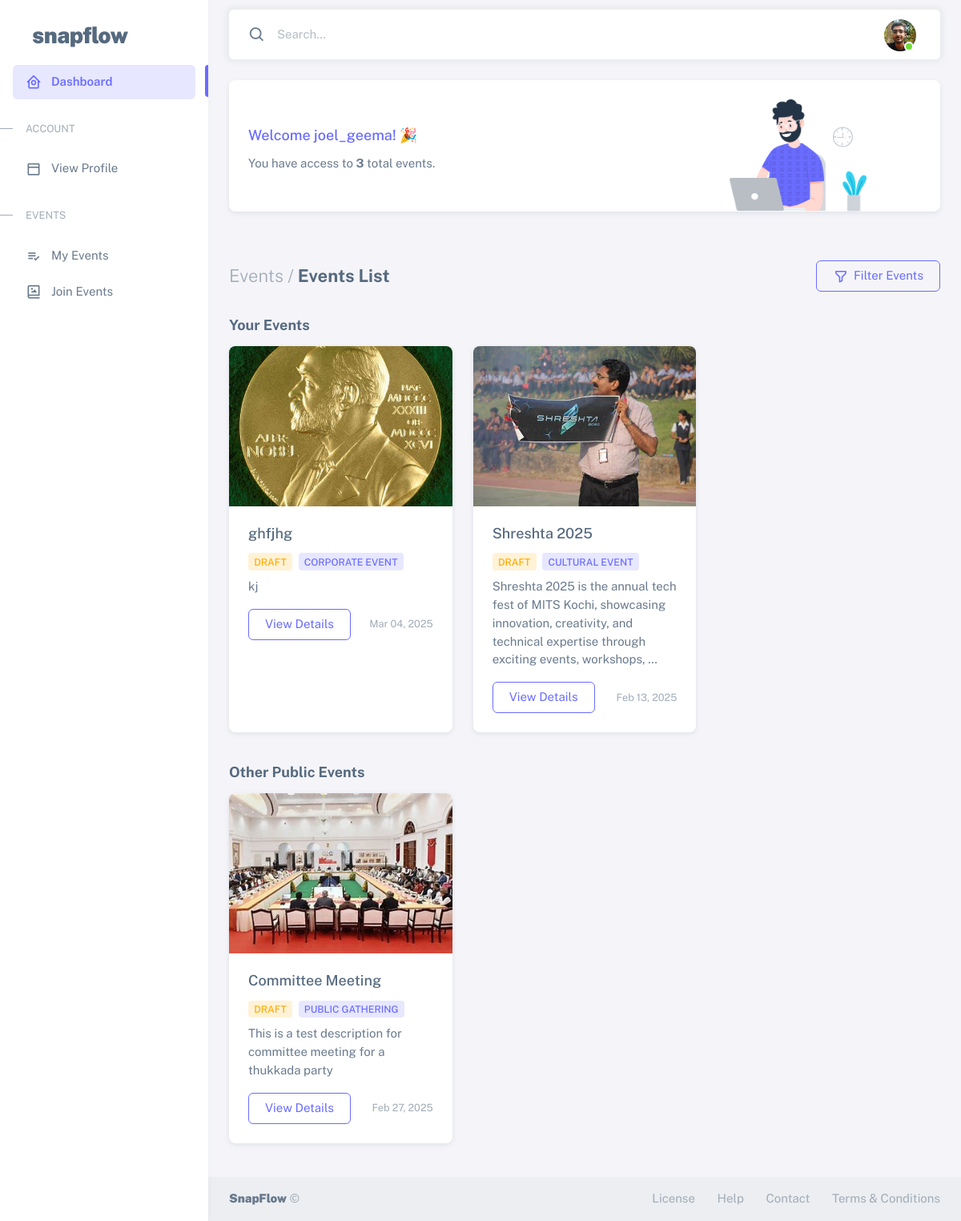
/events/list/ (signed in), run on an earlier commit of the app's database.
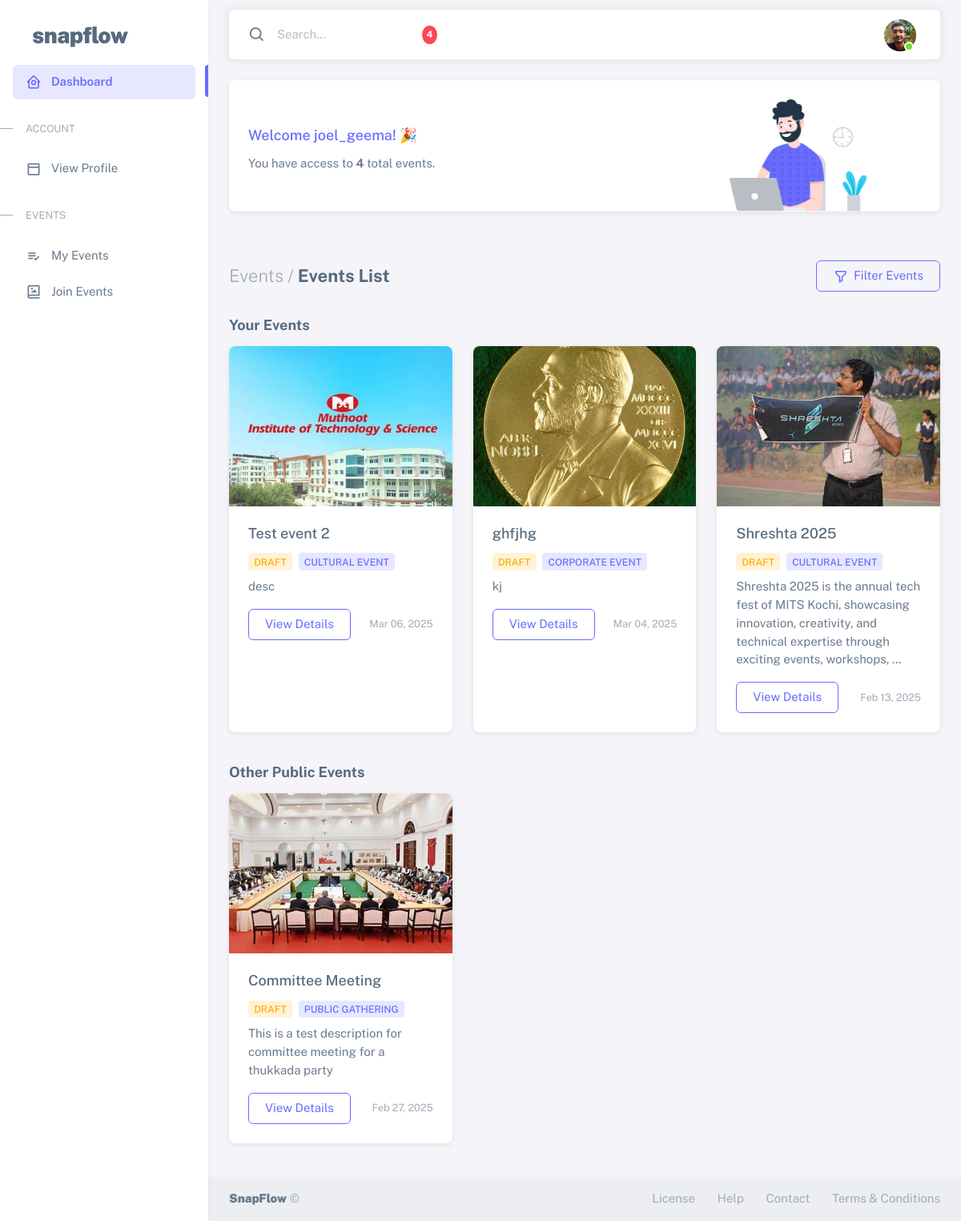
And on a later commit of the database.
### events/models.py (models this page shows, shortened)
class Event(models.Model):
    class EventTypes(models.TextChoices):
        WEDDING = 'WEDDING', _('Wedding')
        BIRTHDAY = 'BIRTHDAY', _('Birthday')
        CORPORATE = 'CORPORATE', _('Corporate Event')
        CULTURAL = 'CULTURAL', _('Cultural Event')
        SPORTS = 'SPORTS', _('Sports Event')
        ACADEMIC = 'ACADEMIC', _('Academic Event')
        AWARD = 'AWARD', _('Award Ceremony')
        PUBLIC = 'PUBLIC', _('Public Gathering')
        OTHER = 'OTHER', _('Other')
    class EventStatus(models.TextChoices):
        DRAFT = 'DRAFT', _('Draft')
        ACTIVE = 'ACTIVE', _('Active')
        COMPLETED = 'COMPLETED', _('Completed')
        CANCELLED = 'CANCELLED', _('Cancelled')
    title = models.CharField(max_length=200)
    slug = models.SlugField(unique=True, blank=True)
    event_type = models.CharField(
        max_length=20,
        choices=EventTypes.choices,
        default=EventTypes.OTHER
    )
    description = models.TextField()
    start_date = models.DateTimeField()
    end_date = models.DateTimeField()
    timezone = models.CharField(max_length=50, default='UTC')
    location = models.CharField(max_length=255)
    event_code = models.CharField(max_length=6, unique=True, blank=True)
    primary_color = models.CharField(max_length=7, default="#ffffff")  # Hex color
    secondary_color = models.CharField(max_length=7, default="#000000")  # Hex color
    status = models.CharField(
        max_length=20,
        choices=EventStatus.choices,
        default=EventStatus.DRAFT
    )
    organizer = models.ForeignKey(
        settings.AUTH_USER_MODEL,
        on_delete=models.CASCADE,
        related_name='organized_events'
    )
    custom_domain = models.CharField(max_length=255, blank=True)
    theme = models.ForeignKey(
        'EventTheme',
        on_delete=models.SET_NULL,
        null=True,
        blank=True
    )
    logo = models.ImageField(upload_to='event_logos/', null=True, blank=True)
    cover_image = models.ImageField(upload_to='event_covers/', null=True, blank=True)
    is_public = models.BooleanField(default=False)
    require_registration = models.BooleanField(default=True)
    allow_guest_upload = models.BooleanField(default=False)
    enable_face_detection = models.BooleanField(default=True)
    enable_moment_detection = models.BooleanField(default=True)
    enable_auto_tagging = models.BooleanField(default=True)
    created_at = models.DateTimeField(auto_now_add=True)
    updated_at = models.DateTimeField(auto_now=True)
    class Meta:
        ordering = ['-start_date']

### events/views.py (the view)
# urls.py: path('list/', views.EventListView.as_view(), name='event_list'),  # done
class EventListView(ListView):
    model = Event
    template_name = 'events/event_list.html'
    context_object_name = 'events'
    def get_queryset(self):
        return Event.objects.none()
    def get_context_data(self, **kwargs):
        context = super().get_context_data(**kwargs)
        user = self.request.user
        event_type = self.request.GET.get('event_type', '')
        status = self.request.GET.get('status', '')
        base_query = Event.objects.all()
        if event_type:
            base_query = base_query.filter(event_type=event_type)
        if status:
            base_query = base_query.filter(status=status)
        if user.is_authenticated:
            registered_events = base_query.filter(
                Q(organizer=user) |
                Q(crew_members__member=user) |
                Q(participants__user=user)
            ).distinct()
            public_events = base_query.filter(
                is_public=True
            ).exclude(
                Q(organizer=user) |
                Q(crew_members__member=user) |
                Q(participants__user=user)
            ).distinct()
        else:
            registered_events = Event.objects.none()
            public_events = base_query.filter(is_public=True)
        context['registered_events'] = registered_events
        context['public_events'] = public_events
        context['event_types'] = Event.EventTypes.choices
        context['event_statuses'] = Event.EventStatus.choices
        context['selected_type'] = event_type
        context['selected_status'] = status
        context['total_events_count'] = registered_events.count() + public_events.count()
        return context

### notifications/context_processors.py (called while the page is built)
def notification_processor(request):
    context = {
        'unread_notifications_count': 0,
        'recent_notifications': []
    }
    if request.user.is_authenticated:
        from .models import Notification
        context['unread_notifications_count'] = Notification.objects.filter(
            recipient=request.user,
            is_read=False
        ).count()
        context['recent_notifications'] = Notification.objects.filter(
            recipient=request.user
        ).order_by('-created_at')[:5]
    return context

### notifications/models.py (called while the page is built)
    def get_icon_class(self):
        icon_map = {
            'event_invite': 'fa-calendar-plus',
            'photo_tag': 'fa-tag',
            'comment': 'fa-comment',
            'like': 'fa-heart',
            'new_photo': 'fa-image',
            'event_update': 'fa-calendar-alt',
            'crew_assignment': 'fa-users',
            'face_recognized': 'fa-user-check',
            'access_request': 'fa-unlock-alt',
            'request_approved': 'fa-check-circle',
            'system': 'fa-bell',
        }
        return icon_map.get(self.notification_type, 'fa-bell')

### templates/events/event_list.html (shortened to what the changed rows need)
{% extends "users/db_base.html" %}
{% load static %}
{% block content %}
<div class="content-wrapper">
    <div class="container-xxl flex-grow-1 container-p-y">
        <div class="card">
            <div class="d-flex align-items-end row">
                <div class="col-sm-7">
                    <div class="card-body">
                        {% if user.is_authenticated and user.role == 'PHOTOGRAPHER' %}
                        <p class="mb-4">
                            You have access to
                            <span class="fw-bold">{{ total_events_count }}</span> total events.
                        </p>
                        {% endif %}
                    </div>
                </div>
            </div>
        </div>
    </div>
    <div class="container-xxl flex-grow-1 container-p-y">
        {% if user.is_authenticated and registered_events %}
        <div class="mb-4">
            <div class="row">
                {% for event in registered_events %}
                <div class="col-md-6 col-lg-4 mb-3">
                    <div class="card h-100">
                        {% if event.logo %}
                            <img class="card-img-top event-logo" src="{{ event.logo.url }}" alt="{{ event.title }}" />
                        {% else %}
                            <img class="card-img-top event-logo" src="{% static 'event_default.jpg' %}" alt="Default Event Logo" />
                        {% endif %}
                        <div class="card-body">
                            <h5 class="card-title">{{ event.title }}</h5>
                            <div class="mb-2">
                                <span class="badge bg-label-{% if event.status == 'ACTIVE' %}success{% elif event.status == 'DRAFT' %}warning{% elif event.status == 'COMPLETED' %}info{% else %}danger{% endif %} me-1">
                                    {{ event.get_status_display }}
                                </span>
                                <span class="badge bg-label-primary">{{ event.get_event_type_display }}</span>
                            </div>
                            <p class="card-text">
                                {{ event.description|truncatewords:20 }}
                            </p>
                            <div class="d-flex justify-content-between align-items-center">
                                <a href="{% url 'events:event_detail' event.slug %}" class="btn btn-outline-primary">View Details</a>
                                <span class="text-muted small">{{ event.start_date|date:"M d, Y" }}</span>
                            </div>
                        </div>
                    </div>
                </div>
                {% endfor %}
            </div>
        </div>
        {% endif %}
        <div>
            <div class="row">
                {% for event in public_events %}
                <div class="col-md-6 col-lg-4 mb-3">
                    <div class="card h-100">
                        {% if event.logo %}
                            <img class="card-img-top event-logo" src="{{ event.logo.url }}" alt="{{ event.title }}" />
                        {% else %}
                            <img class="card-img-top event-logo" src="{% static 'event_default.jpg' %}" alt="Default Event Logo" />
                        {% endif %}
                        <div class="card-body">
                            <h5 class="card-title">{{ event.title }}</h5>
                            <div class="mb-2">
                                <span class="badge bg-label-{% if event.status == 'ACTIVE' %}success{% elif event.status == 'DRAFT' %}warning{% elif event.status == 'COMPLETED' %}info{% else %}danger{% endif %} me-1">
                                    {{ event.get_status_display }}
                                </span>
                                <span class="badge bg-label-primary">{{ event.get_event_type_display }}</span>
                            </div>
                            <p class="card-text">
                                {{ event.description|truncatewords:20 }}
                            </p>
                            <div class="d-flex justify-content-between align-items-center">
                                <a href="{% url 'events:event_detail' event.slug %}" class="btn btn-outline-primary">View Details</a>
                                <span class="text-muted small">{{ event.start_date|date:"M d, Y" }}</span>
                            </div>
                        </div>
                    </div>
                </div>
                {% endfor %}
            </div>
        </div>
    </div>
</div>
{% endblock content %}

What changed in the data, as far as the page shows it:
added Event: logo (picture), title "Test event 2", status "DRAFT", event_type "CULTURAL EVENT", description "desc", start_date "Mar 06, 2025", shown under "Your Events"
Also different on the page:
{{ unread_notifications_count }}: (not shown) → "4"
{{ total_events_count }}: "3" → "4"
